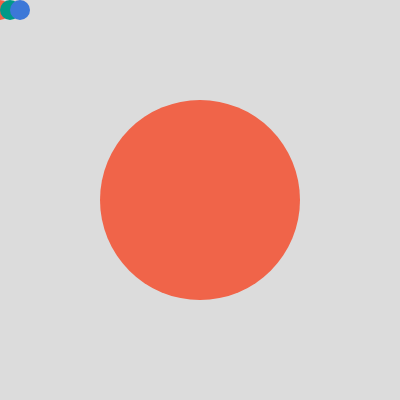
Frame 1 (no input)
Frame 60 (no input): identical to frame 1, image omitted
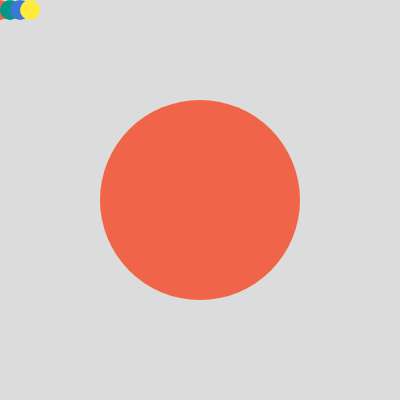
Frame 120 (the mouse pressed at the canvas centre since frame 60)

The p5.js sketch that drew these frames (run headless with seeded random() and noise() and a simulated clock; from frame 60 on, the mouse is pressed at the canvas centre):

// p5.js sketch
// ── sketch.js
// DM2008 — Activity 3a
// (Array Sampler, 25 min)

// 1. Create an array of colors (or other values)
//    You can make more than one array if you'd like
let palette = ["#f06449", "#009988", "#3c78d8", "#ffeb3b"];
let picked;

// 2. A variable to track the current index
let currentIndex = 0;

function setup() {
  createCanvas(400, 400);
  noStroke();
}

function draw() {
  background(220);

  // 3. Use the array value at currentIndex
  fill(palette[currentIndex]);
  ellipse(width/2, height/2, 200);
  
  for (let i=0;i<palette.length-1;i++){
    fill(palette[i]);
    ellipse(10*i,10,20);
  
  }
}

// 4. Change the index when a key is pressed
function keyPressed() {
  if (key=="j"){
    // Advance to the next item
    currentIndex++;
    // Reset to 0 when we reach the end
    if (currentIndex >= palette.length) {
      currentIndex = 0;
    }
    // Log in the console to check
    console.log("Current index:", currentIndex, "→", palette[currentIndex]);
  }
  if(key=="k" ){
    if (palette.length>1){
      palette.splice(0,1)
    }
  }
  }
  

function mousePressed(){
  
  palette.push(color(random(255),random(255),random(255)));
  console.log(palette);
}


/* 
TODOs for students:
1. Replace colors with your own data (positions, text, sizes, etc).
2. Try mousePressed() instead of keyPressed().
3. Use push() to add new items, or splice() to remove them, then check how the sketch adapts.
4. Try looping through an array to visualize all the items within it instead of accessing one item at a time.
*/
